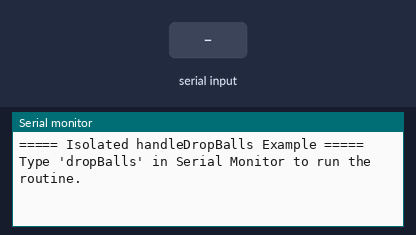
Recording of a sketch running on a simulated Arduino Uno, built with avr-gcc and run on an emulated ATmega328P. Parts: the last lines printed to the serial monitor. The inputs (shaded band) are chosen by the test bench.

Above: at 1.2 s.
1.3 s: "dropBalls\n" received over Serial
At 1.38 s:
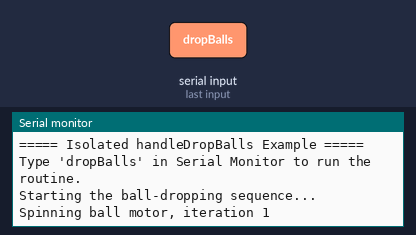
At 2.3 s:
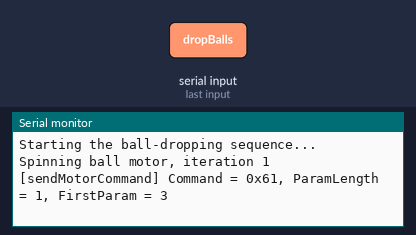

The sketch:

IsolatedDropBall.ino
```cpp
/************************************************************
   handleDropBalls.ino
   Isolated example that replicates the exact logic from
   handleDropBalls(), allowing repeated runs triggered
   via the Serial Monitor command "dropBalls".
 ************************************************************/

 #include <Arduino.h>

 // --------------------------------------------------------------------------
 // Minimal placeholders so this file can compile standalone
 // --------------------------------------------------------------------------
 #define CMD_BALL_DROP  0x61
 #define CMD_STOP       0x62

 // Example enumeration of states, just for demonstration
 enum RobotState {
   DUCK_STATE
 };

 const char* stateNames[] = {
   "DUCK_STATE"
 };

 // Global and static variables to preserve "exactly the same" logic
 bool commandCompleted = false;
 bool isRunning = false;

 // Storing these as file-level statics for the multi-step approach
 static int dropBallsStep = 0;
 static int spinsDone = 0;

 // The single variable from your code for how many short spin commands to run:
 #define BALL_DROP_COUNT 23

 // Minimal placeholder function
 void sendMotorCommand(uint8_t command, uint8_t* params, uint8_t paramLength) {
   Serial.print("[sendMotorCommand] Command = 0x");
   Serial.print(command, HEX);
   Serial.print(", ParamLength = ");
   Serial.print(paramLength);

   if (paramLength > 0) {
     Serial.print(", FirstParam = ");
     Serial.println(params[0]);
   } else {
     Serial.println(", No params.");
   }

   // For this demo, we’ll mark the command as completed on the next loop iteration
   // so each step can proceed.
 }

 // Minimal changeState() function
 void changeState(RobotState newState) {
   Serial.print("[changeState] -> ");
   Serial.println(stateNames[newState]);
 }

 // --------------------------------------------------------------------------
 // EXACT logic from your original handleDropBalls()
 // --------------------------------------------------------------------------
 void handleDropBalls() {
   switch (dropBallsStep) {

     case 0:
       // Keep spinning until we've done BALL_DROP_COUNT times
       if (spinsDone < BALL_DROP_COUNT) {
         if (!commandCompleted) {
           Serial.print("Spinning ball motor, iteration ");
           Serial.println(spinsDone + 1);
           uint8_t params[] = {3}; // e.g. spin 300ms
           sendMotorCommand(CMD_BALL_DROP, params, 1);
         } else {
           commandCompleted = false;
           spinsDone++;
         }
       }
       else {
         // Move to final step
         dropBallsStep = 1;
       }
       break;

     case 1:
       // Stop the motor one last time, then move to DUCK_STATE
       if (!commandCompleted) {
         Serial.println("Stopping ball motor after final spin...");
         uint8_t noParams = 0;
         sendMotorCommand(CMD_STOP, &noParams, 0);
       } else {
         commandCompleted = false;
         dropBallsStep = 0;
         spinsDone = 0;
         Serial.println("All balls dropped. Moving to DUCK_STATE.");
         changeState(DUCK_STATE);

         // Done with the entire dropping sequence
         isRunning = false;
       }
       break;
   }
 }

 // --------------------------------------------------------------------------
 // Standard Arduino setup() / loop()
 // --------------------------------------------------------------------------
 void setup() {
   Serial.begin(9600);
   Serial.println("===== Isolated handleDropBalls Example =====");
   Serial.println("Type 'dropBalls' in Serial Monitor to run the routine.");
 }

 void loop() {
   // If you type "dropBalls", we reset the steps and run the drop routine
   if (Serial.available()) {
     String cmd = Serial.readStringUntil('\n');
     cmd.trim();
     if (cmd.equalsIgnoreCase("dropBalls")) {
       Serial.println("Starting the ball-dropping sequence...");
       dropBallsStep = 0;
       spinsDone = 0;
       commandCompleted = false;
       isRunning = true;
     }
   }

   // If actively running, repeatedly call handleDropBalls()
   if (isRunning) {
     handleDropBalls();

     // Simulate command completing by next iteration
     // (In real code, you'd wait for an ACK from the motor controller.)
     delay(300);
     commandCompleted = true;
   }
 }
 
```

Measured:
- after the input at 1.3 s, the serial monitor: prints a new line at once (image 1)
